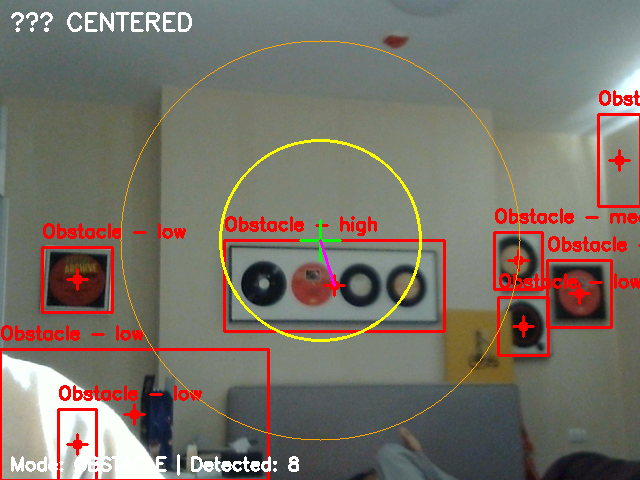
#> input picture detection_obstacle_20251224_132826.png, 640 x 480 px
$ python -i object_stream.py   (imports and definitions only)
#> lines starting #> are read from the running program, lines starting #| are printed output that depends on the picture; after the words box and inside, x2 and y2 are one past the last pixel; in counts of white or black regions, pixels touching at a corner belong together
#> further down, picture is the input picture: shape (480, 640, 3); mean B, G, R 103.3, 113.5, 120.7
"""
Drone Object Detection + Flask Streaming
Works with GEMBIRD AX2311 UVC camera
"""

import cv2
import numpy as np
from flask import Flask, Response, request

# ==========================================================
# YOUR ORIGINAL CLASS (UNCHANGED)
# ==========================================================

class DroneObjectDetector:
    def __init__(self):
        self.camera = None
        self.frame_width = 640
        self.frame_height = 480

        self.face_cascade = cv2.CascadeClassifier(
            cv2.data.haarcascades + 'haarcascade_frontalface_default.xml'
        )
        self.body_cascade = cv2.CascadeClassifier(
            cv2.data.haarcascades + 'haarcascade_fullbody.xml'
        )

        self.COLOR_PERSON = (0, 255, 0)
        self.COLOR_OBSTACLE = (0, 0, 255)
        self.COLOR_TARGET = (255, 0, 255)
        self.COLOR_LANDING = (0, 255, 255)

        print("✅ Object Detector initialized")

    # [47 lines left out: functions init_camera, read_frame, detect_person, not called in this run]

    def detect_obstacles(self, frame):
        gray = cv2.cvtColor(frame, cv2.COLOR_BGR2GRAY)
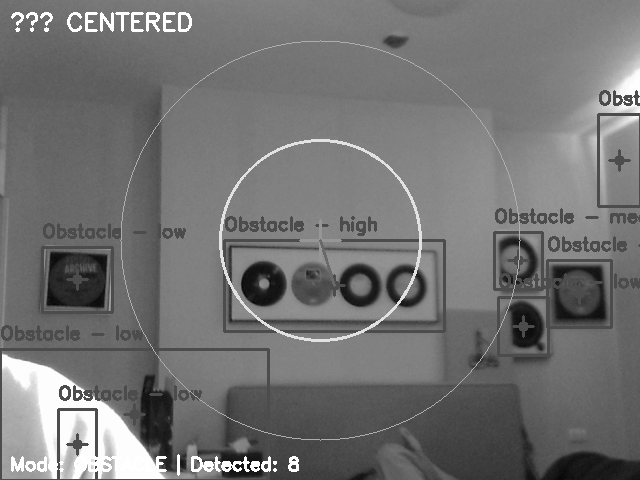
#> gray: shape (480, 640); min 5, max 255, mean 114.4
        edges = cv2.Canny(gray, 50, 150)
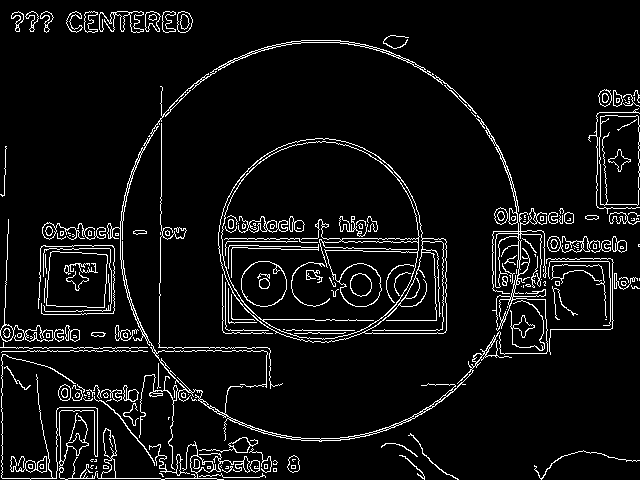
#> edges: shape (480, 640); 6.3% white in thin lines or dots
        contours, _ = cv2.findContours(edges, cv2.RETR_EXTERNAL, cv2.CHAIN_APPROX_SIMPLE)
#> contours = 160 contours, 111 with area under 20; largest, box (x1, y1, x2, y2) and area: (218, 138, 447, 343) 36250, (599, 115, 640, 206) 3415, (46, 251, 108, 308) 3100, (107, 40, 548, 442) 2898, (0, 219, 64, 342) 532

        obstacles = []
        for c in contours:
            area = cv2.contourArea(c)
            if area > 1500:
                x, y, w, h = cv2.boundingRect(c)
                obstacles.append({'bbox': (x, y, w, h), 'center': (x+w//2, y+h//2), 'area': area})
#> this loop made 160 passes
#> (area, x, y, w, h) on passes 94, 137, 139, 150: (3100, 46, 251, 62, 57), (36250.5, 218, 138, 229, 205), (3415, 599, 115, 41, 91), (2898, 107, 40, 441, 402)
#> area on passes 12, 16, 17, 18, 19, 21: 89, 268.5, 21, 150.5, 23, 85
#> after the loop, obstacles = 4 items
        return obstacles

    # [46 lines left out: functions detect_landing_pad, detect_color_target, annotate, not called in this run]


# ==========================================================
# FLASK STREAMING
# ==========================================================

# [1 line not run here, left out]
detector = DroneObjectDetector()

# [2 lines not run here, left out]

# [38 lines left out: functions generate, index, select_mode, not called in this run]


# [8 lines not run here, left out]

>>> import cv2
>>> picture = cv2.imread('../detection_obstacle_20251224_132826.png')
>>> result = DroneObjectDetector().detect_obstacles(picture)
#> result = 4 items
